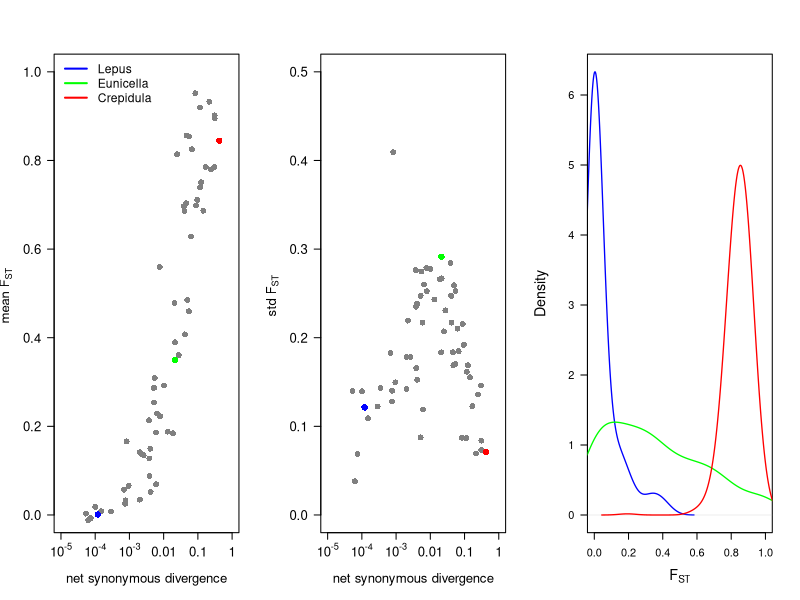

Write the R code that produced this figure.
x = read.table("migHetero_NHomo.txt", h=T)

# get data from lepus and eunicella
lepus = read.table("../data_popPhylABC/Lepus/SumStats.txt",h=T)
pointBLepus = c(log10(mean(lepus$netdivAB_avg)), sd(lepus$FST_avg))
pointALepus = c(log10(mean(lepus$netdivAB_avg)), mean(lepus$FST_avg))
lepus$FST_avg[which(lepus$FST_avg<0)] = 0

eunicella1 = read.table("../data_popPhylABC/Eunicella1/SumStats.txt", h=T)
pointBEunicella1 = c(log10(mean(eunicella1$netdivAB_avg)), sd(eunicella1$FST_avg))
pointAEunicella1 = c(log10(mean(eunicella1$netdivAB_avg)), mean(eunicella1$FST_avg))
eunicella1$FST_avg[which(eunicella1$FST_avg<0)] = 0

crepidula2 = read.table("../data_popPhylABC/Crepidula2/SumStats.txt", h=T)
pointBCrepidula2 = c(log10(mean(crepidula2$netdivAB_avg)), sd(crepidula2$FST_avg))
pointACrepidula2 = c(log10(mean(crepidula2$netdivAB_avg)), mean(crepidula2$FST_avg))
crepidula2$FST_avg[which(crepidula2$FST_avg<0)] = 0

# plot
#pdf("figure2.pdf", bg="white")
dev.new(width=9, height=3.5)
par(mfrow=c(1,3), las=2)
plot(log10(x$netdivAB_avg), x$FST_avg, pch=16, col=grey(0.5), cex=1.2, ylim=c(0,1), xlim=c(log10(1e-5), log10(1)), xlab = "net synonymous divergence", ylab = expression(paste("mean", " ", F["ST"], sep=" ")), cex.lab = 1.2, xaxt="n", cex.axis=1.2)
points(pointALepus[1], pointALepus[2], pch=16, col="blue", cex=1.3)
points(pointAEunicella1[1], pointAEunicella1[2], pch=16, col="green", cex=1.3)
points(pointACrepidula2[1], pointACrepidula2[2], pch=16, col="red", cex=1.3)
legend("topleft", legend=c("Lepus", "Eunicella", "Crepidula"), lty=1, col=c("blue", "green", "red"), bty="n", cex=1.1, lwd=2)
par(las=1)
axis(side = 1, at = c(0, -1, -2, -3, -4, -5), labels = c(1, 0.1, 0.01, expression(paste("10"^"-3")), expression(paste("10"^"-4")) , expression(paste("10"^"-5"))), cex.axis=1.2)

plot(log10(x$netdivAB_avg), x$FST_std, pch=16, col=grey(0.5), cex=1.2, xlab = "net synonymous divergence", ylab = expression(paste("std", " ", F["ST"], sep=" ")), cex.lab = 1.2, xaxt="n", ylim=c(0,0.5), xlim=c(log10(1e-5), log10(1)), cex.axis=1.2)
points(pointBLepus[1], pointBLepus[2], pch=16, col="blue", cex=1.3)
points(pointBEunicella1[1], pointBEunicella1[2], pch=16, col="green", cex=1.3)
points(pointBCrepidula2[1], pointBCrepidula2[2], pch=16, col="red", cex=1.3)
par(las=1)
axis(side = 1, at = c(0, -1, -2, -3, -4, -5), labels = c(1, 0.1, 0.01, expression(paste("10"^"-3")), expression(paste("10"^"-4")) , expression(paste("10"^"-5"))), cex.axis=1.2)


#dev.off()


lepus$FST_avg[which(lepus$FST_avg<0)] = 0

eunicella1$FST_avg[which(eunicella1$FST_avg<0)] = 0

crepidula2$FST_avg[which(crepidula2$FST_avg<0)] = 0

par(las=1)
plot(density(lepus$FST_avg, bw=0.05), col="blue", xlim=c(0, 1), main="", xlab=expression(F["ST"]), cex.lab=1.3, lwd=1.3)
lines(density(eunicella1$FST_avg, bw=0.1), col="green", lwd=1.3)
lines(density(crepidula2$FST_avg, bw=0.05), col="red", lwd=1.3)

dev.print(pdf, "figureS2.pdf", bg="white")
dev.off()

